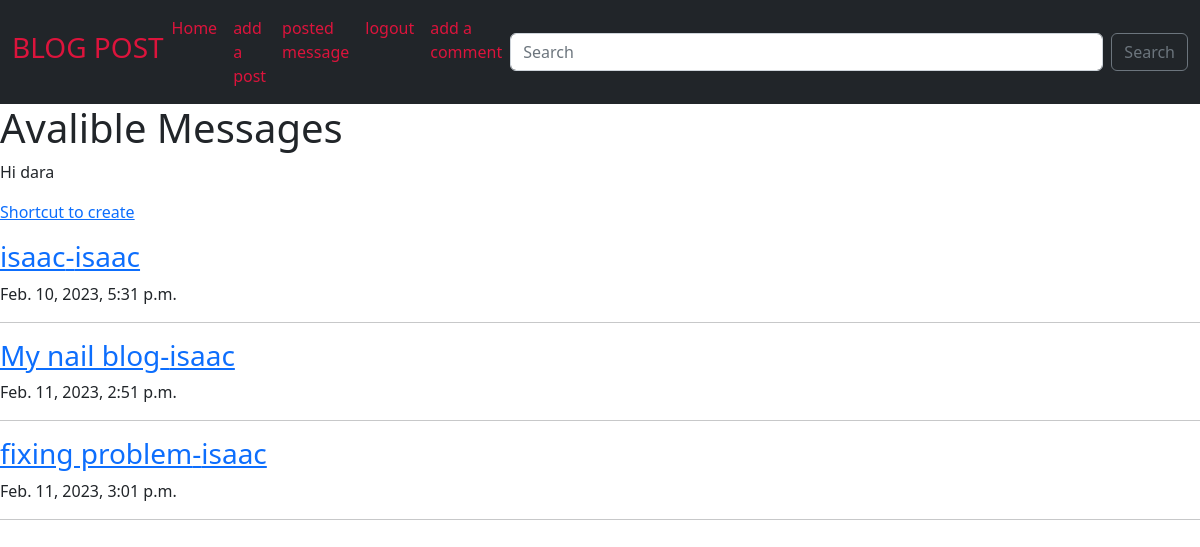
Page /messages/ (signed in) on the committed database.
### posts/models.py (models this page shows, shortened)
class Message(models.Model):
    author = models.ForeignKey(user, on_delete=models.CASCADE)
    title = models.CharField(max_length=100)
    message = models.TextField(max_length=1000)
    created_at = models.DateTimeField(auto_now_add=True)
    picture = models.ImageField(upload_to="image/", blank=True, null=True)
    likes = models.ManyToManyField(user, related_name="likes")

### posts/views.py (the view)
# urls.py: path("messages/", MessageListView.as_view(), name="messages"),
class MessageListView(LoginRequiredMixin, ListView):
    model = Message
    template_name = "posts/messages.html"
    context_object_name = "posts"

### posts/templates/posts/messages.html
{% extends "base.html" %}
{% block content %}
<h1>Avalible Messages</h1>
{% if user.is_authenticated %}
<p>Hi {{ user.username }}</p>
{%endif%}
<p><a href="{% url 'message_create' %}">Shortcut to create</a></p>
{% for message in posts %}
<h3><a href="{% url 'message_detail' message.pk %}">{{ message.title }}-{{ message.author }}</a></h3>
<p>{{ message.created_at }}</p>
<hr>
{% endfor %}
{% endblock content  %}

### rows in the picture
Message: title "isaac", author "isaac", created_at "Feb. 10, 2023, 5:31 p.m."
Message: title "My nail blog", author "isaac", created_at "Feb. 11, 2023, 2:51 p.m."
Message: title "fixing problem", author "isaac", created_at "Feb. 11, 2023, 3:01 p.m."

### other values in the picture
{{ user.username }} "dara"
